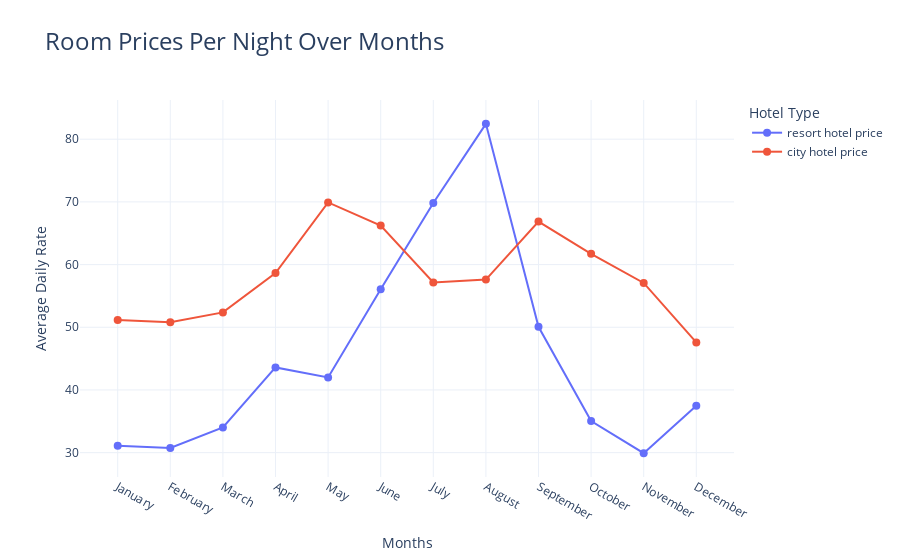

Here is the notebook cell this chart was saved with:
### Code cell
fig5= px.line(df_final,
        x='month', 
        y=['resort hotel price', 'city hotel price'], 
        title= 'Room prices per night over months',
        labels={'value':'Average Daily Rate', 'month':'Months'})

fig5.update_layout(title={'text': 'Room Prices Per Night Over Months', 'font': {'size': 24}},
                   legend_title={'text': 'Hotel Type'},
                   template='plotly_white'
)
fig5.update_traces(mode='lines+markers', marker=dict(size=8))

### Figure 1 — Plotly figure (JSON) as saved in the notebook; plotly's stock layout.template omitted (floating-point values rounded to 4 significant figures)
{"data": [{"hovertemplate": "variable=resort hotel price<br>Months=%{x}<br>Average Daily Rate=%{y}<extra></extra>", "legendgroup": "resort hotel price", "line": {"color": "#636efa", "dash": "solid"}, "marker": {"size": 8, "symbol": "circle"}, "mode": "lines+markers", "name": "resort hotel price", "orientation": "v", "showlegend": true, "type": "scatter", "x": ["January", "February", "March", "April", "May", "June", "July", "August", "September", "October", "November", "December"], "xaxis": "x", "y": [31.09, 30.75, 34.02, 43.6, 42.0, 56.05, 69.81, 82.45, 50.08, 35.04, 29.92, 37.49], "yaxis": "y"}, {"hovertemplate": "variable=city hotel price<br>Months=%{x}<br>Average Daily Rate=%{y}<extra></extra>", "legendgroup": "city hotel price", "line": {"color": "#EF553B", "dash": "solid"}, "marker": {"size": 8, "symbol": "circle"}, "mode": "lines+markers", "name": "city hotel price", "orientation": "v", "showlegend": true, "type": "scatter", "x": ["January", "February", "March", "April", "May", "June", "July", "August", "September", "October", "November", "December"], "xaxis": "x", "y": [51.15, 50.8, 52.37, 58.64, 69.92, 66.22, 57.16, 57.61, 66.86, 61.71, 57.07, 47.58], "yaxis": "y"}], "layout": {"legend": {"title": {"text": "Hotel Type"}, "tracegroupgap": 0}, "title": {"font": {"size": 24}, "text": "Room Prices Per Night Over Months"}, "xaxis": {"anchor": "y", "domain": [0, 1], "title": {"text": "Months"}}, "yaxis": {"anchor": "x", "domain": [0, 1], "title": {"text": "Average Daily Rate"}}}}
